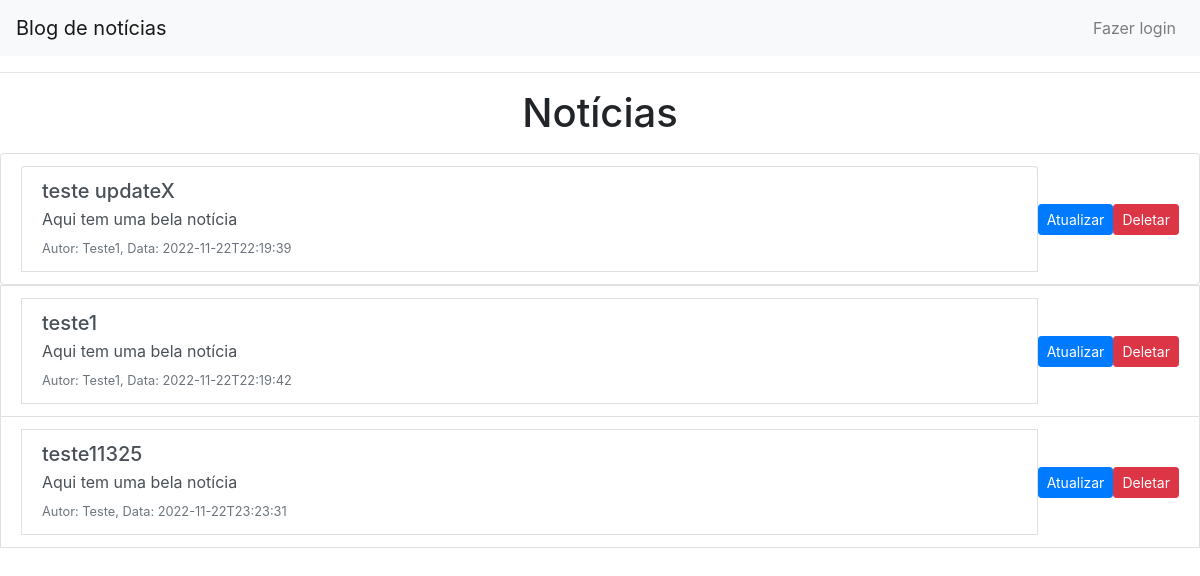
Before: /home/ with the older database file.
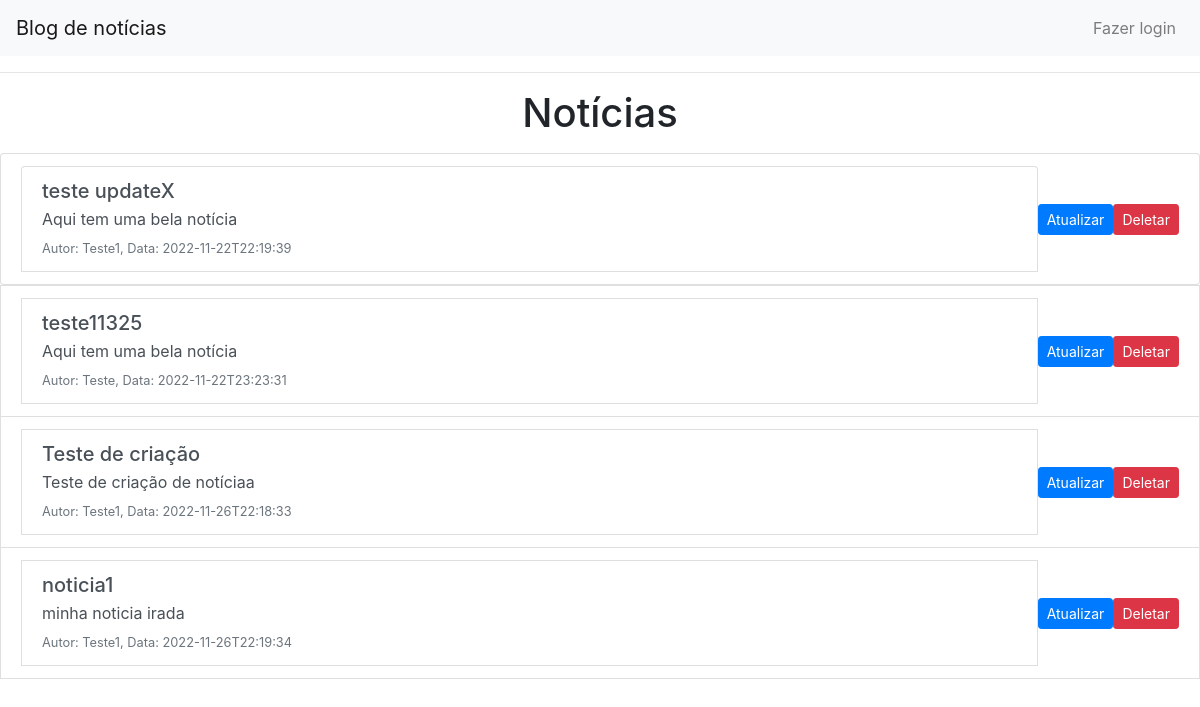
After: the same page with the newer database file.
### Blog/models.py (models this page shows, shortened)
class News(models.Model):
    user = models.ForeignKey(User, on_delete=models.CASCADE, blank=False, null=False)
    title = models.CharField(max_length=255, null=False, blank=False)
    message = models.TextField(null=False, blank=False)
    created_at = models.DateTimeField(auto_now_add=True)
    updated_at = models.DateTimeField(auto_now=True)

class User(AbstractBaseUser):
    email = models.EmailField(max_length=255, null=True, blank=False, unique=True)
    name = models.CharField(max_length=255, null=True, blank=True)
    is_admin = models.BooleanField(default=False)
    is_active = models.BooleanField(default=True)
    created_at = models.DateTimeField(auto_now_add=True)
    updated_at = models.DateTimeField(auto_now=True)
    objects = UserManager()
    USERNAME_FIELD = 'email'

### Blog/views.py (the view)
# urls.py: path('home/', ListAllNews.as_view(), name='home'),
class ListAllNews(View):
    def get(self, request, *args, **kwargs):
        news = News.objects.all()
        news_serializer_array = NewsSerializer(news, many=True).data
        for news_serializer in news_serializer_array:
            if 'user' in news_serializer and news_serializer['user'] != None:
                try:
                    user = User.objects.get(pk=news_serializer['user'])
                    news_serializer['user'] = UserSerializer(user).data
                except:
                    news_serializer['user'] = None
        context = {'news': news_serializer_array, }
        return render(request,'Blog/listNews.html', context)

### Blog/templates/Blog/listNews.html (shortened to what this page needs)
{% load static %}
<!DOCTYPE html>
<html>
<head>
  <link rel="stylesheet" href="{% static 'myapp/css/style.css' %}">
</head>
<body>
  {% include 'Blog/links.html' %}
<div class="row" style="justify-content: center">
    <h1>Notícias</h1>
</div>
<div class="row" style="justify-content: center">
</div>
<div>
  <ul class="list-group">
  {% for nw in news %}
    <li class="list-group-item d-flex justify-content-between align-items-center">
       <div class="list-group-item list-group-item-action flex-column align-items-start">
        <div class="d-flex w-100 justify-content-between">
          <h5 class="mb-1">{{nw.title}}</h5>
         </div>
        <p class="mb-1">{{nw.message}}</p>
        <small class="text-muted">Autor: {{nw.user.name}}, Data: {{nw.created_at}}</small>
        </div>
      <a href="{% url 'updateNews' pk=nw.id %}" class="btn btn-sm btn-primary">Atualizar</a>
      <a href="{% url 'deleteNews' pk=nw.id %}" class="btn btn-sm btn-danger">Deletar</a>
    </li>
  </ul>
  {% empty %}
    <h3 colspan="5">Nenhuma notícia postada</h3>
  {% endfor %}
</div>
</body>
</html>

### Blog/templates/Blog/links.html (shortened to what this page needs)
{% load static %}
<head>
    <link rel="stylesheet" href="https://stackpath.bootstrapcdn.com/bootstrap/4.5.0/css/bootstrap.min.css"
>
    <link rel="stylesheet" href="{% static 'myapp/css/style.css' %}">
</head>
<nav class="navbar navbar-expand-lg navbar-light bg-light">
    <a class="navbar-brand" href="{% url 'home' %}">Blog de notícias</a>
    <div class="collapse navbar-collapse" id="navbarSupportedContent">
    {% if user.is_authenticated %}
      <ul class="navbar-nav mr-auto">
        <li class="nav-item active">
          <a class="nav-link" href="{% url 'myNews' %}">Minhas notícias <span class="sr-only">(current)</span></a>
        </li>
        <li class="nav-item active">
            <a class="nav-link" href="{% url 'createNews' %}">Criar notícia<span class="sr-only">(current)</span></a>
          </li>
        </ul>
        <ul class="navbar-nav ml-auto">
          <li class="nav-item">
            <a class="nav-link" href="#">Usuário: {% firstof user.name user.email %}</a>
          </li>
          <li class="nav-item active">
            <a class="nav-link" href="{% url 'logout' %}">Sair da conta<span class="sr-only">(current)</span></a>
          </li>
        </ul>
        {% else %}
        <ul class="navbar-nav ml-auto">
        <li class="nav-item">
          <a class="nav-link" href="{% url 'login' %}">Fazer login</a>
        </li>
    </ul>
        {% endif %}
    </div>
  </nav>
<hr>

Changed rows visible on the page:
removed News: title "teste1", message "Aqui tem uma bela notícia"
added News: title "Teste de criação", message "Teste de criação de notíciaa"
added News: title "noticia1", message "minha noticia irada"
Other visible differences:
new list line: "Autor: , Data: 2022-11-26T22:18:33 Atualizar Deletar"
new list line: "Teste1"
new list line: "Autor: , Data: 2022-11-26T22:19:34 Atualizar Deletar"
list line gone: "Autor: , Data: 2022-11-22T22:19:42 Atualizar Deletar"
list line gone: "Teste1"
